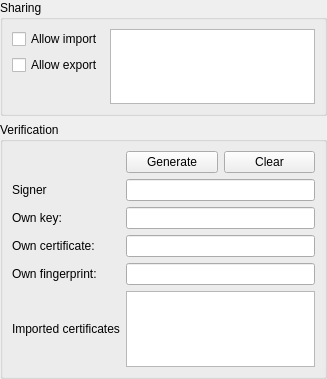
<?xml version="1.0" encoding="UTF-8"?>
<ui version="4.0">
 <class>DatabaseSettingsWidgetKeeShare</class>
 <widget class="QWidget" name="DatabaseSettingsWidgetKeeShare">
  <property name="geometry">
   <rect>
    <x>0</x>
    <y>0</y>
    <width>327</width>
    <height>379</height>
   </rect>
  </property>
  <layout class="QVBoxLayout" name="verticalLayout" stretch="0,0,0">
   <property name="leftMargin">
    <number>0</number>
   </property>
   <property name="topMargin">
    <number>0</number>
   </property>
   <property name="rightMargin">
    <number>0</number>
   </property>
   <property name="bottomMargin">
    <number>0</number>
   </property>
   <item>
    <widget class="QGroupBox" name="enableGroupBox">
     <property name="title">
      <string>Sharing</string>
     </property>
     <layout class="QGridLayout" name="gridLayout">
      <item row="0" column="0">
       <widget class="QCheckBox" name="enableImportCheckBox">
        <property name="text">
         <string>Allow import</string>
        </property>
       </widget>
      </item>
      <item row="1" column="0">
       <widget class="QCheckBox" name="enableExportCheckBox">
        <property name="text">
         <string>Allow export</string>
        </property>
       </widget>
      </item>
      <item row="0" column="1" rowspan="3">
       <widget class="QTableView" name="sharedGroupsView">
        <property name="editTriggers">
         <set>QAbstractItemView::NoEditTriggers</set>
        </property>
        <property name="showDropIndicator" stdset="0">
         <bool>false</bool>
        </property>
        <property name="textElideMode">
         <enum>Qt::ElideMiddle</enum>
        </property>
        <property name="sortingEnabled">
         <bool>true</bool>
        </property>
        <attribute name="horizontalHeaderStretchLastSection">
         <bool>true</bool>
        </attribute>
        <attribute name="verticalHeaderVisible">
         <bool>false</bool>
        </attribute>
       </widget>
      </item>
     </layout>
    </widget>
   </item>
   <item>
    <widget class="QGroupBox" name="verificationGroupBox">
     <property name="sizePolicy">
      <sizepolicy hsizetype="Preferred" vsizetype="Expanding">
       <horstretch>0</horstretch>
       <verstretch>0</verstretch>
      </sizepolicy>
     </property>
     <property name="title">
      <string>Verification</string>
     </property>
     <layout class="QGridLayout" name="gridLayout_2" columnstretch="0,1,1">
      <item row="3" column="0">
       <widget class="QLabel" name="verificationOwnCertificateLabel">
        <property name="text">
         <string>Own certificate:</string>
        </property>
       </widget>
      </item>
      <item row="5" column="0">
       <widget class="QLabel" name="verificationForeignCertificateLabel">
        <property name="text">
         <string>Imported certificates</string>
        </property>
       </widget>
      </item>
      <item row="1" column="0">
       <widget class="QLabel" name="verificationExporterLabel">
        <property name="text">
         <string>Signer</string>
        </property>
       </widget>
      </item>
      <item row="2" column="0">
       <widget class="QLabel" name="verificationOwnKeyLabel">
        <property name="text">
         <string>Own key:</string>
        </property>
       </widget>
      </item>
      <item row="4" column="0">
       <widget class="QLabel" name="verificationOwnFingerprintLabel">
        <property name="text">
         <string>Own fingerprint:</string>
        </property>
       </widget>
      </item>
      <item row="0" column="1">
       <widget class="QPushButton" name="generateCerticateButton">
        <property name="text">
         <string>Generate</string>
        </property>
       </widget>
      </item>
      <item row="0" column="2">
       <widget class="QPushButton" name="clearCertificateButton">
        <property name="text">
         <string>Clear</string>
        </property>
       </widget>
      </item>
      <item row="1" column="1" colspan="2">
       <widget class="QLineEdit" name="verificationExporterEdit"/>
      </item>
      <item row="2" column="1" colspan="2">
       <widget class="QLineEdit" name="verificationOwnKeyEdit">
        <property name="readOnly">
         <bool>true</bool>
        </property>
       </widget>
      </item>
      <item row="3" column="1" colspan="2">
       <widget class="QLineEdit" name="verificationOwnCertificateEdit">
        <property name="readOnly">
         <bool>true</bool>
        </property>
       </widget>
      </item>
      <item row="4" column="1" colspan="2">
       <widget class="QLineEdit" name="verificationOwnFingerprintEdit">
        <property name="readOnly">
         <bool>true</bool>
        </property>
       </widget>
      </item>
      <item row="5" column="1" colspan="2">
       <widget class="QTableView" name="verificationTableView">
        <attribute name="horizontalHeaderVisible">
         <bool>false</bool>
        </attribute>
        <attribute name="horizontalHeaderStretchLastSection">
         <bool>true</bool>
        </attribute>
       </widget>
      </item>
     </layout>
    </widget>
   </item>
   <item>
    <spacer name="verticalSpacer">
     <property name="orientation">
      <enum>Qt::Vertical</enum>
     </property>
     <property name="sizeHint" stdset="0">
      <size>
       <width>20</width>
       <height>40</height>
      </size>
     </property>
    </spacer>
   </item>
  </layout>
 </widget>
 <resources/>
 <connections/>
</ui>
